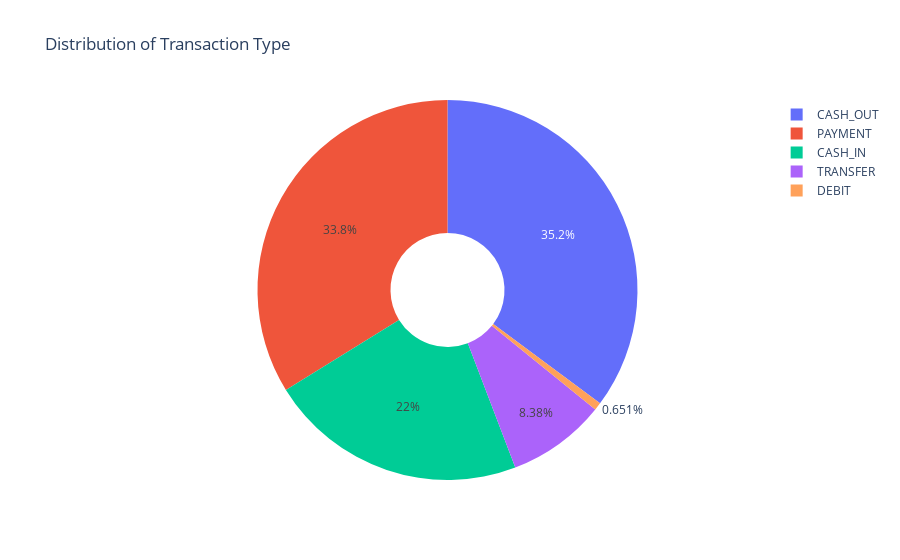

The cell this chart's notebook holds for it:
### Code cell
type_transaction = payment["type"].value_counts()
transaction = type_transaction.index
quantity = type_transaction.values

# plotting pie chart
fig = px.pie(payment,
            values = quantity,
            names = transaction, 
            hole = 0.3,
            title = "Distribution of Transaction Type")
fig.show()

### Figure 1 — Plotly figure (JSON) as saved in the notebook; plotly's stock layout.template omitted (floating-point values rounded to 4 significant figures)
{"data": [{"domain": {"x": [0, 1], "y": [0, 1]}, "hole": 0.3, "hovertemplate": "label=%{label}<br>value=%{value}<extra></extra>", "labels": ["CASH_OUT", "PAYMENT", "CASH_IN", "TRANSFER", "DEBIT"], "legendgroup": "", "name": "", "showlegend": true, "type": "pie", "values": [2237500, 2151495, 1399284, 532909, 41432]}], "layout": {"legend": {"tracegroupgap": 0}, "title": {"text": "Distribution of Transaction Type"}}}
